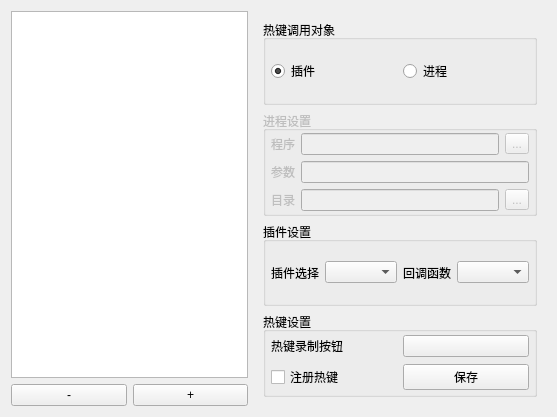
<?xml version="1.0" encoding="UTF-8"?>
<ui version="4.0">
 <class>Widget</class>
 <widget class="QWidget" name="Widget">
  <property name="geometry">
   <rect>
    <x>0</x>
    <y>0</y>
    <width>557</width>
    <height>417</height>
   </rect>
  </property>
  <property name="maximumSize">
   <size>
    <width>600</width>
    <height>565</height>
   </size>
  </property>
  <property name="windowTitle">
   <string>热键编辑器</string>
  </property>
  <layout class="QHBoxLayout" name="horizontalLayout_8">
   <item>
    <layout class="QVBoxLayout" name="verticalLayout_3">
     <item>
      <widget class="QListWidget" name="listWidget">
       <property name="maximumSize">
        <size>
         <width>16777215</width>
         <height>16777215</height>
        </size>
       </property>
      </widget>
     </item>
     <item>
      <layout class="QHBoxLayout" name="horizontalLayout">
       <item>
        <widget class="QPushButton" name="pBtnRemove">
         <property name="text">
          <string>-</string>
         </property>
        </widget>
       </item>
       <item>
        <widget class="QPushButton" name="pBtnAdd">
         <property name="text">
          <string>+</string>
         </property>
        </widget>
       </item>
      </layout>
     </item>
    </layout>
   </item>
   <item>
    <widget class="QWidget" name="widget" native="true">
     <layout class="QVBoxLayout" name="verticalLayout_2">
      <item>
       <widget class="QGroupBox" name="gBoxChooseType">
        <property name="title">
         <string>热键调用对象</string>
        </property>
        <layout class="QHBoxLayout" name="horizontalLayout_2">
         <property name="leftMargin">
          <number>5</number>
         </property>
         <property name="topMargin">
          <number>2</number>
         </property>
         <property name="rightMargin">
          <number>5</number>
         </property>
         <property name="bottomMargin">
          <number>2</number>
         </property>
         <item>
          <widget class="QRadioButton" name="rBtnPlugin">
           <property name="text">
            <string>插件</string>
           </property>
           <property name="checked">
            <bool>true</bool>
           </property>
          </widget>
         </item>
         <item>
          <widget class="QRadioButton" name="rBtnProcess">
           <property name="text">
            <string>进程</string>
           </property>
          </widget>
         </item>
        </layout>
       </widget>
      </item>
      <item>
       <widget class="QGroupBox" name="gBoxProcess">
        <property name="enabled">
         <bool>false</bool>
        </property>
        <property name="title">
         <string>进程设置</string>
        </property>
        <layout class="QVBoxLayout" name="verticalLayout">
         <property name="leftMargin">
          <number>5</number>
         </property>
         <property name="topMargin">
          <number>2</number>
         </property>
         <property name="rightMargin">
          <number>5</number>
         </property>
         <property name="bottomMargin">
          <number>2</number>
         </property>
         <item>
          <layout class="QHBoxLayout" name="horizontalLayout_5">
           <item>
            <widget class="QLabel" name="label_2">
             <property name="text">
              <string>程序</string>
             </property>
            </widget>
           </item>
           <item>
            <widget class="QLineEdit" name="lineProgram"/>
           </item>
           <item>
            <widget class="QToolButton" name="tBtnProgram">
             <property name="text">
              <string>...</string>
             </property>
            </widget>
           </item>
          </layout>
         </item>
         <item>
          <layout class="QHBoxLayout" name="horizontalLayout_6">
           <item>
            <widget class="QLabel" name="label_3">
             <property name="text">
              <string>参数</string>
             </property>
            </widget>
           </item>
           <item>
            <widget class="QLineEdit" name="lineArguments"/>
           </item>
          </layout>
         </item>
         <item>
          <layout class="QHBoxLayout" name="horizontalLayout_7">
           <item>
            <widget class="QLabel" name="label_5">
             <property name="text">
              <string>目录</string>
             </property>
            </widget>
           </item>
           <item>
            <widget class="QLineEdit" name="lineDirectory"/>
           </item>
           <item>
            <widget class="QToolButton" name="tBtnDirectory">
             <property name="text">
              <string>...</string>
             </property>
            </widget>
           </item>
          </layout>
         </item>
        </layout>
       </widget>
      </item>
      <item>
       <widget class="QGroupBox" name="gBoxPlugin">
        <property name="title">
         <string>插件设置</string>
        </property>
        <layout class="QHBoxLayout" name="horizontalLayout_4">
         <property name="leftMargin">
          <number>5</number>
         </property>
         <property name="topMargin">
          <number>2</number>
         </property>
         <property name="rightMargin">
          <number>5</number>
         </property>
         <property name="bottomMargin">
          <number>2</number>
         </property>
         <item>
          <widget class="QLabel" name="label_7">
           <property name="text">
            <string>插件选择</string>
           </property>
          </widget>
         </item>
         <item>
          <widget class="QComboBox" name="cBoxPlugin"/>
         </item>
         <item>
          <widget class="QLabel" name="label">
           <property name="text">
            <string>回调函数</string>
           </property>
          </widget>
         </item>
         <item>
          <widget class="QComboBox" name="cBoxCallBack"/>
         </item>
        </layout>
       </widget>
      </item>
      <item>
       <widget class="QGroupBox" name="groupBox_4">
        <property name="title">
         <string>热键设置</string>
        </property>
        <layout class="QVBoxLayout" name="verticalLayout_4">
         <property name="leftMargin">
          <number>5</number>
         </property>
         <property name="topMargin">
          <number>2</number>
         </property>
         <property name="rightMargin">
          <number>5</number>
         </property>
         <property name="bottomMargin">
          <number>2</number>
         </property>
         <item>
          <layout class="QHBoxLayout" name="horizontalLayout_3">
           <item>
            <widget class="QLabel" name="label_4">
             <property name="text">
              <string>热键录制按钮</string>
             </property>
            </widget>
           </item>
           <item>
            <widget class="QPushButton" name="pBtnHotKey">
             <property name="toolTip">
              <string>选中按钮后，按住热键，然后放开即可。</string>
             </property>
             <property name="text">
              <string/>
             </property>
             <property name="checkable">
              <bool>true</bool>
             </property>
            </widget>
           </item>
          </layout>
         </item>
         <item>
          <layout class="QHBoxLayout" name="horizontalLayout_10">
           <item>
            <widget class="QCheckBox" name="chkRegisterHotKey">
             <property name="text">
              <string>注册热键</string>
             </property>
            </widget>
           </item>
           <item>
            <widget class="QPushButton" name="pBtnSaveContent">
             <property name="text">
              <string>保存</string>
             </property>
            </widget>
           </item>
          </layout>
         </item>
        </layout>
       </widget>
      </item>
     </layout>
    </widget>
   </item>
  </layout>
 </widget>
 <resources/>
 <connections/>
</ui>
